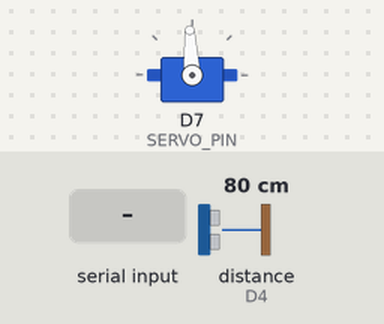
This sketch was run on a simulated ESP8266 (Wemos D1 mini). Shown: servo. Wiring (inferred from the names in the program): ultrasonic range finder: trigger D3; echo D4. The test bench sets the inputs (shaded band); at power-on: distance to the obstacle (sensor on D4) 80 cm. The echo pulse lasts 58.3 µs per cm; what the sketch prints to the serial monitor is not drawn.

Above: at 2.1 s.
2.2 s: "5\n" received over Serial
At 2.41 s:
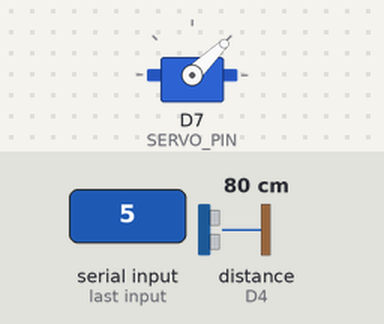
3.9 s: "R90\n" received over Serial
At 4.8 s:
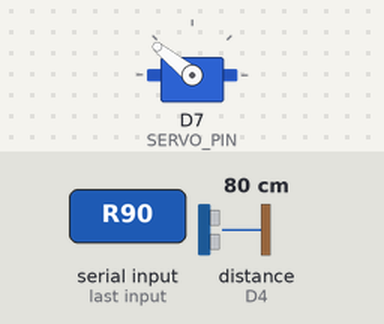
Timing chart, 0 to 6.9 s (numbered marks = the images above; inputs shaded):
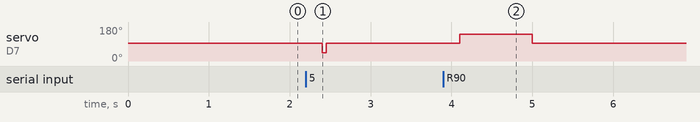

The sketch:

wemos_feeder.ino
```cpp
/*
 * ================================================================
 * WeMos D1 R1 — Servo + Ultrasonic Feeder Test
 * Board: LOLIN(WEMOS) D1 R1  ← select in Arduino IDE
 * ================================================================
 *
 * Your servo keeps spinning = it is acting as a CONTINUOUS (360°)
 * servo. On those, the Serial number is NOT a park angle:
 *   - ~1500 us (90) = STOP
 *   - lower / higher us   = spin left / right
 *   - we spin for a timed burst, then hard-STOP and cut the signal
 *
 * Serial commands:
 *   L        → spin LEFT→RIGHT 180°, then STOP
 *   R        → spin RIGHT→LEFT 180°, then STOP
 *   L90 / R45→ same directions, custom degrees (1–180)
 *   1–180    → spin default direction (L), then STOP
 *   0        → force STOP / OFF
 *
 * ----------------------------------------------------------------
 * WIRING
 *   HC-SR04: VCC→5V  Trig→D3  Echo→D4  GND→GND
 *
 *   Servo cable colors (typical 3-wire):
 *     BROWN  = GND  → common GND with WeMos + external supply
 *     RED    = VCC  → EXTERNAL 5–6V (do NOT use WeMos 5V alone)
 *     YELLOW = DATA / SIG (PWM) → WeMos D7
 *
 *   Servo: Yellow→D7 | Red→ext 5–6V | Brown→GND (shared)
 * SERIAL: 115200, Newline
 * ================================================================
 */

 #include <Servo.h>

 // ── Pins (WeMos D1 R1) ───────────────────────────────────────────
 #define TRIG_PIN  D3
 #define ECHO_PIN  D4
 #define SERVO_PIN D7

 // ── Continuous servo timing (tune these) ─────────────────────────
 // Neutral stop pulse. If it creeps after "stop", try 1480–1520.
 const int STOP_US = 1500;
 // Spin speed pulses (symmetric around STOP_US).
 // L = left→right, R = right→left. Swap the two values if directions feel reversed.
 const int SPIN_LEFT_US  = 1000;   // L
 const int SPIN_RIGHT_US = 2000;   // R
// How long to spin per commanded "degree" (ms). Raise if rotation is short.
// FINAL CALIBRATION: 10 → 180 = 1800 ms, 90 = 900 ms, 45 = 450 ms.
const float MS_PER_DEGREE = 10;
 const unsigned long STOP_HOLD_MS = 400;

 const unsigned long DISTANCE_INTERVAL_MS = 10000;
 unsigned long lastDistanceMs = 0;

 Servo feederServo;
 String serialBuffer = "";
 bool servoBusy = false;

 float readDistanceCm() {
   digitalWrite(TRIG_PIN, LOW);
   delayMicroseconds(2);
   digitalWrite(TRIG_PIN, HIGH);
   delayMicroseconds(10);
   digitalWrite(TRIG_PIN, LOW);

   unsigned long duration = pulseIn(ECHO_PIN, HIGH, 30000UL);
   if (duration == 0) return -1.0;

   float cm = duration * 0.0343 / 2.0;
   if (cm < 2.0 || cm > 400.0) return -1.0;
   return cm;
 }

 void printDistance() {
   float cm = readDistanceCm();
   Serial.println("---- Ultrasonic ----");
   if (cm < 0) {
     Serial.println("Distance: out of range / no echo");
   } else {
     Serial.print("Distance: ");
     Serial.print(cm, 1);
     Serial.println(" cm");
   }
   Serial.println("--------------------");
 }

 // Cut PWM completely — motor must stop
 void servoOff() {
   feederServo.detach();
   pinMode(SERVO_PIN, OUTPUT);
   digitalWrite(SERVO_PIN, LOW);
 }

 // Neutral pulse, then cut signal
 void servoHardStop() {
   feederServo.attach(SERVO_PIN);
   feederServo.writeMicroseconds(STOP_US);
   delay(STOP_HOLD_MS);
   servoOff();
   Serial.println("Servo STOP / OFF");
 }

 // Timed spin in a direction, then hard stop.
 // spinUs = SPIN_LEFT_US (L) or SPIN_RIGHT_US (R)
 void feedSpin(int degrees, int spinUs) {
   degrees = constrain(degrees, 1, 180);
   unsigned long spinMs = (unsigned long)(degrees * MS_PER_DEGREE);

   servoBusy = true;

   Serial.print(spinUs < STOP_US ? "L→R spin ~" : "R→L spin ~");
   Serial.print(degrees);
   Serial.print(" deg for ");
   Serial.print(spinMs);
   Serial.println(" ms");

   // Start from STOP so it does not fly off at attach
   feederServo.attach(SERVO_PIN);
   feederServo.writeMicroseconds(STOP_US);
   delay(200);

   // Spin in requested direction
   feederServo.writeMicroseconds(spinUs);
   delay(spinMs);

   // MUST stop: neutral, then detach
   feederServo.writeMicroseconds(STOP_US);
   delay(STOP_HOLD_MS);
   servoOff();

   servoBusy = false;
   Serial.println("Done. Servo stopped. Ready.");
 }

 void handleSerial() {
   while (Serial.available() > 0) {
     char c = Serial.read();

     if (c == '\n' || c == '\r') {
       serialBuffer.trim();
       if (serialBuffer.length() > 0) {
         if (servoBusy) {
           Serial.println("Busy — wait for stop.");
           serialBuffer = "";
           continue;
         }

         // Optional direction prefix: L (left→right) or R (right→left)
         int spinUs = SPIN_LEFT_US;   // default direction
         String arg = serialBuffer;
         char dir = toupper(arg.charAt(0));
         if (dir == 'L' || dir == 'R') {
           spinUs = (dir == 'L') ? SPIN_LEFT_US : SPIN_RIGHT_US;
           arg = arg.substring(1);   // drop the letter
           arg.trim();
           if (arg.length() == 0) arg = "180";  // bare L / R = full 180°
         }

         bool valid = arg.length() > 0;
         for (unsigned int i = 0; i < arg.length(); i++) {
           if (!isDigit(arg.charAt(i))) {
             valid = false;
             break;
           }
         }

         if (valid) {
           int value = arg.toInt();
           if (value == 0) {
             servoHardStop();
           } else if (value >= 1 && value <= 180) {
             feedSpin(value, spinUs);
           } else {
             Serial.println("Use L, R, L90, R45, 1–180, or 0 (stop).");
           }
         } else {
           Serial.println("Use L, R, L90, R45, 1–180, or 0 (stop).");
         }
       }
       serialBuffer = "";
     } else {
       serialBuffer += c;
       if (serialBuffer.length() > 8) serialBuffer = "";
     }
   }
 }

 void setup() {
   Serial.begin(115200);
   delay(500);

   pinMode(TRIG_PIN, OUTPUT);
   pinMode(ECHO_PIN, INPUT);
   digitalWrite(TRIG_PIN, LOW);

   servoHardStop();  // ensure OFF at boot

   Serial.println();
   Serial.println("================================");
   Serial.println("WeMos D1 R1 — Feeder (360 stop)");
   Serial.println("================================");
   Serial.println("Continuous servo control:");
   Serial.println("  L    → left→right 180 deg, then STOP");
   Serial.println("  R    → right→left 180 deg, then STOP");
   Serial.println("  L90  → left→right 90 deg (or R45, etc.)");
   Serial.println("  1-180→ default dir (L), then STOP");
   Serial.println("  0    → force STOP / OFF");
   Serial.println("Tune STOP_US if it creeps when stopped");
   Serial.println("Swap SPIN_LEFT/RIGHT_US if L/R reversed");
   Serial.println("--------------------------------");
   Serial.println("Trig D3 | Echo D4 | Servo D7");
   Serial.println("Servo wires: YELLOW=data(D7) RED=VCC BROWN=GND");
   Serial.println("Distance every 10 seconds");
   Serial.println("================================");

   printDistance();
   lastDistanceMs = millis();
 }

 void loop() {
   handleSerial();

   unsigned long now = millis();
   if (now - lastDistanceMs >= DISTANCE_INTERVAL_MS) {
     lastDistanceMs = now;
     printDistance();
   }
 }
 
```

Measured:
- after the input at 2.2 s, servo on D7 (SERVO_PIN): 93° → 44° after 0.20 s, → 93° 0.05 s later
- after the input at 3.9 s, servo on D7 (SERVO_PIN): 93° → 141° after 0.20 s, → 93° 0.90 s later
